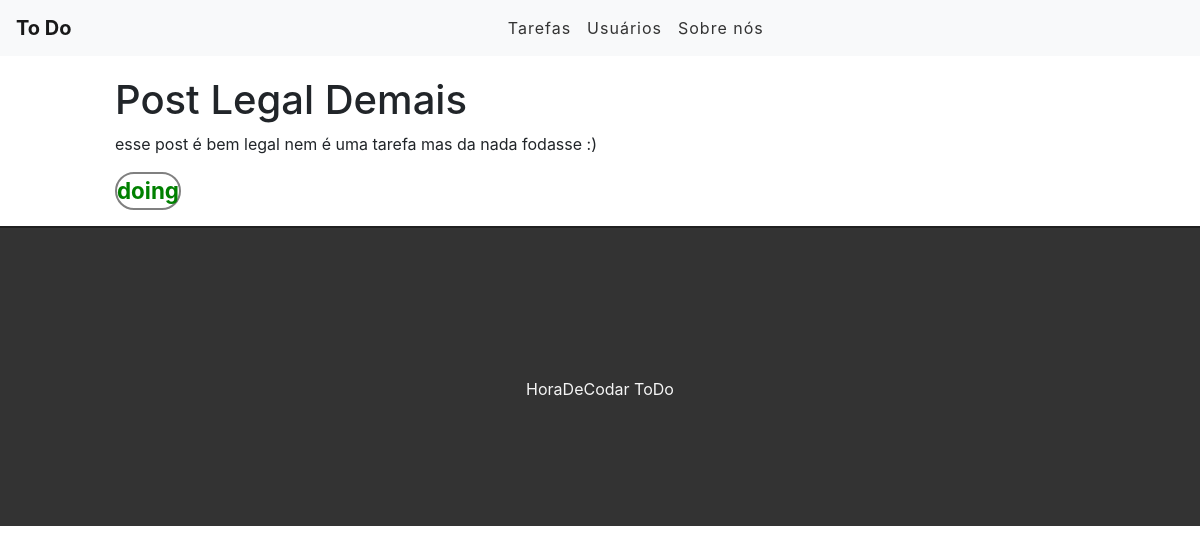
Screenshot of /task/4 with the database file from the repository.
### tasks/models.py (models this page shows, shortened)
class Task(models.Model): #comportara os campos da tabela que o django criara com o migration
    title = models.CharField(max_length=255) #Charfield = campo de caracteres(char) = leva argumento obrigatorio//#maxlenght = maximo de caracteres no title
    description = models.TextField() #TextField = campo para texto maiores = nao leva argumento obrigatorio
    done = models.CharField( #se o registro ta pronta ou nao(0 ou 1)
        max_length=5,
        choices = STATUS, #possiveis escolhas(choices) para o select
    )
    created_at = models.DateTimeField(auto_now_add=True) #data do registro // auto_now_add=True = atualiza o banco de dados sempre que um registro for feito
    updated_at = models.DateTimeField(auto_now=True) #atualiza o regisstro quando for alterado

### tasks/views.py (the view)
# urls.py: path('task/<int:id>', views.taskView, name='task-view'),
def taskView(request, id):
    task = get_object_or_404(Task, pk=id)  #tenta pegar regitro no banco, se nao tiver reporta um erro 404(get_object_or_404)
    return render(request, 'tasks/task.html', {'task': task})

### tasks/templates/tasks/task.html (shortened to what this page needs)
{% extends 'base.html' %}
{% block content %}
<div class="offset-1 col-10 list-div2">
    <h1>{{task.title}}</h1>
    <p>{{task.description}}</p>
    <p class="done_doing">{{task.done}}</p>
</div>
{% endblock %}

### tasks/static/css/styles.css (style rules this page uses)
.list-div2 .done_doing { color: green; font-size: 1.4rem; border: 2px solid grey; border-radius: 1.6rem; width: fit-content; font-weight: bolder; }

### rows the page displays
Task: title "Post Legal Demais", description "esse post é bem legal nem é uma tarefa mas da nada fodasse :)", done "doing"
